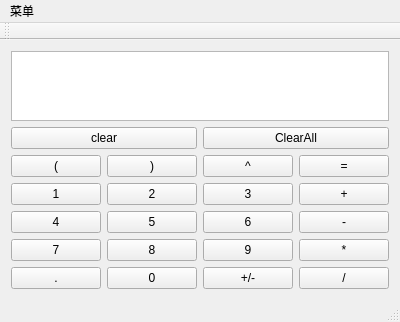
<?xml version="1.0" encoding="UTF-8"?>
<ui version="4.0">
 <class>MainWindow</class>
 <widget class="QMainWindow" name="MainWindow">
  <property name="geometry">
   <rect>
    <x>0</x>
    <y>0</y>
    <width>400</width>
    <height>300</height>
   </rect>
  </property>
  <property name="windowTitle">
   <string>MainWindow</string>
  </property>
  <widget class="QWidget" name="centralWidget">
   <layout class="QGridLayout" name="gridLayout">
    <item row="1" column="2" colspan="2">
     <widget class="QPushButton" name="ClearAllBtn">
      <property name="text">
       <string>ClearAll</string>
      </property>
     </widget>
    </item>
    <item row="1" column="0" colspan="2">
     <widget class="QPushButton" name="clearBtn">
      <property name="text">
       <string>clear</string>
      </property>
     </widget>
    </item>
    <item row="2" column="0">
     <widget class="QPushButton" name="leftBracketBtn">
      <property name="text">
       <string>(</string>
      </property>
     </widget>
    </item>
    <item row="2" column="1">
     <widget class="QPushButton" name="rightBracketBtn">
      <property name="text">
       <string>)</string>
      </property>
     </widget>
    </item>
    <item row="2" column="3">
     <widget class="QPushButton" name="equalBtn">
      <property name="text">
       <string>=</string>
      </property>
     </widget>
    </item>
    <item row="3" column="0">
     <widget class="QPushButton" name="digitBtn1">
      <property name="text">
       <string>1</string>
      </property>
     </widget>
    </item>
    <item row="3" column="1">
     <widget class="QPushButton" name="digitBtn2">
      <property name="text">
       <string>2</string>
      </property>
     </widget>
    </item>
    <item row="3" column="2">
     <widget class="QPushButton" name="digitBtn3">
      <property name="text">
       <string>3</string>
      </property>
     </widget>
    </item>
    <item row="2" column="2">
     <widget class="QPushButton" name="powBtn">
      <property name="text">
       <string>^</string>
      </property>
     </widget>
    </item>
    <item row="3" column="3">
     <widget class="QPushButton" name="addBtn">
      <property name="text">
       <string>+</string>
      </property>
     </widget>
    </item>
    <item row="4" column="0">
     <widget class="QPushButton" name="digitBtn4">
      <property name="text">
       <string>4</string>
      </property>
     </widget>
    </item>
    <item row="4" column="1">
     <widget class="QPushButton" name="digitBtn5">
      <property name="text">
       <string>5</string>
      </property>
     </widget>
    </item>
    <item row="6" column="0">
     <widget class="QPushButton" name="pointBtn">
      <property name="text">
       <string>.</string>
      </property>
     </widget>
    </item>
    <item row="5" column="1">
     <widget class="QPushButton" name="digitBtn8">
      <property name="text">
       <string>8</string>
      </property>
     </widget>
    </item>
    <item row="6" column="1">
     <widget class="QPushButton" name="digitBtn0">
      <property name="text">
       <string>0</string>
      </property>
     </widget>
    </item>
    <item row="5" column="2">
     <widget class="QPushButton" name="digitBtn9">
      <property name="text">
       <string>9</string>
      </property>
     </widget>
    </item>
    <item row="6" column="2">
     <widget class="QPushButton" name="signBtn">
      <property name="text">
       <string>+/-</string>
      </property>
     </widget>
    </item>
    <item row="5" column="3">
     <widget class="QPushButton" name="multiplicationBtn">
      <property name="text">
       <string>*</string>
      </property>
     </widget>
    </item>
    <item row="6" column="3">
     <widget class="QPushButton" name="divisionBtn">
      <property name="text">
       <string>/</string>
      </property>
     </widget>
    </item>
    <item row="4" column="2">
     <widget class="QPushButton" name="digitBtn6">
      <property name="text">
       <string>6</string>
      </property>
     </widget>
    </item>
    <item row="5" column="0">
     <widget class="QPushButton" name="digitBtn7">
      <property name="text">
       <string>7</string>
      </property>
     </widget>
    </item>
    <item row="4" column="3">
     <widget class="QPushButton" name="substactionBtn">
      <property name="text">
       <string>-</string>
      </property>
     </widget>
    </item>
    <item row="0" column="0" colspan="4">
     <widget class="QTextEdit" name="textEdit"/>
    </item>
   </layout>
  </widget>
  <widget class="QMenuBar" name="menuBar">
   <property name="geometry">
    <rect>
     <x>0</x>
     <y>0</y>
     <width>400</width>
     <height>21</height>
    </rect>
   </property>
   <widget class="QMenu" name="menu">
    <property name="title">
     <string>菜单</string>
    </property>
    <addaction name="action_Ctrl_V"/>
    <addaction name="action"/>
    <addaction name="action_2"/>
   </widget>
   <addaction name="menu"/>
  </widget>
  <widget class="QToolBar" name="mainToolBar">
   <attribute name="toolBarArea">
    <enum>TopToolBarArea</enum>
   </attribute>
   <attribute name="toolBarBreak">
    <bool>false</bool>
   </attribute>
  </widget>
  <widget class="QStatusBar" name="statusBar"/>
  <action name="action_Ctrl_V">
   <property name="text">
    <string>粘贴 Ctrl+V</string>
   </property>
  </action>
  <action name="action">
   <property name="text">
    <string>历史记录</string>
   </property>
  </action>
  <action name="action_2">
   <property name="text">
    <string>清除记录</string>
   </property>
  </action>
 </widget>
 <layoutdefault spacing="6" margin="11"/>
 <resources/>
 <connections/>
</ui>
